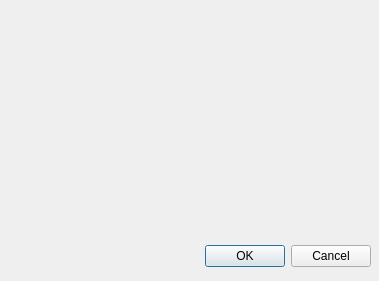
<?xml version="1.0" encoding="UTF-8"?>
<ui version="4.0">
 <class>ObjectProperties</class>
 <widget class="QDialog" name="ObjectProperties">
  <property name="geometry">
   <rect>
    <x>0</x>
    <y>0</y>
    <width>379</width>
    <height>281</height>
   </rect>
  </property>
  <property name="windowTitle">
   <string>Dialog</string>
  </property>
  <widget class="QDialogButtonBox" name="buttonBox">
   <property name="geometry">
    <rect>
     <x>30</x>
     <y>240</y>
     <width>341</width>
     <height>32</height>
    </rect>
   </property>
   <property name="orientation">
    <enum>Qt::Horizontal</enum>
   </property>
   <property name="standardButtons">
    <set>QDialogButtonBox::Cancel|QDialogButtonBox::Ok</set>
   </property>
  </widget>
 </widget>
 <resources/>
 <connections>
  <connection>
   <sender>buttonBox</sender>
   <signal>accepted()</signal>
   <receiver>ObjectProperties</receiver>
   <slot>accept()</slot>
   <hints>
    <hint type="sourcelabel">
     <x>248</x>
     <y>254</y>
    </hint>
    <hint type="destinationlabel">
     <x>157</x>
     <y>274</y>
    </hint>
   </hints>
  </connection>
  <connection>
   <sender>buttonBox</sender>
   <signal>rejected()</signal>
   <receiver>ObjectProperties</receiver>
   <slot>reject()</slot>
   <hints>
    <hint type="sourcelabel">
     <x>316</x>
     <y>260</y>
    </hint>
    <hint type="destinationlabel">
     <x>286</x>
     <y>274</y>
    </hint>
   </hints>
  </connection>
 </connections>
</ui>
